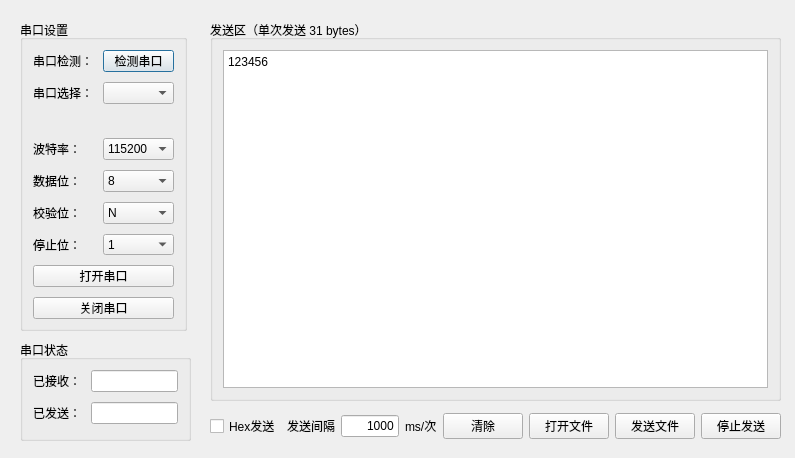
<?xml version="1.0" encoding="UTF-8"?>
<ui version="4.0">
 <class>Form</class>
 <widget class="QWidget" name="Form">
  <property name="geometry">
   <rect>
    <x>0</x>
    <y>0</y>
    <width>795</width>
    <height>458</height>
   </rect>
  </property>
  <property name="windowTitle">
   <string>Form</string>
  </property>
  <widget class="QGroupBox" name="formGroupBox">
   <property name="geometry">
    <rect>
     <x>20</x>
     <y>20</y>
     <width>167</width>
     <height>311</height>
    </rect>
   </property>
   <property name="title">
    <string>串口设置</string>
   </property>
   <layout class="QFormLayout" name="formLayout">
    <property name="horizontalSpacing">
     <number>10</number>
    </property>
    <property name="verticalSpacing">
     <number>10</number>
    </property>
    <property name="leftMargin">
     <number>10</number>
    </property>
    <property name="topMargin">
     <number>10</number>
    </property>
    <property name="rightMargin">
     <number>10</number>
    </property>
    <property name="bottomMargin">
     <number>10</number>
    </property>
    <item row="0" column="0">
     <widget class="QLabel" name="s1__lb_1">
      <property name="text">
       <string>串口检测：</string>
      </property>
     </widget>
    </item>
    <item row="0" column="1">
     <widget class="QPushButton" name="s1__box_1">
      <property name="text">
       <string>检测串口</string>
      </property>
      <property name="autoRepeatInterval">
       <number>100</number>
      </property>
      <property name="default">
       <bool>true</bool>
      </property>
     </widget>
    </item>
    <item row="1" column="0">
     <widget class="QLabel" name="s1__lb_2">
      <property name="text">
       <string>串口选择：</string>
      </property>
     </widget>
    </item>
    <item row="1" column="1">
     <widget class="QComboBox" name="s1__box_2"/>
    </item>
    <item row="3" column="0">
     <widget class="QLabel" name="s1__lb_3">
      <property name="text">
       <string>波特率：</string>
      </property>
     </widget>
    </item>
    <item row="3" column="1">
     <widget class="QComboBox" name="s1__box_3">
      <item>
       <property name="text">
        <string>115200</string>
       </property>
      </item>
      <item>
       <property name="text">
        <string>2400</string>
       </property>
      </item>
      <item>
       <property name="text">
        <string>4800</string>
       </property>
      </item>
      <item>
       <property name="text">
        <string>9600</string>
       </property>
      </item>
      <item>
       <property name="text">
        <string>14400</string>
       </property>
      </item>
      <item>
       <property name="text">
        <string>19200</string>
       </property>
      </item>
      <item>
       <property name="text">
        <string>38400</string>
       </property>
      </item>
      <item>
       <property name="text">
        <string>57600</string>
       </property>
      </item>
      <item>
       <property name="text">
        <string>76800</string>
       </property>
      </item>
      <item>
       <property name="text">
        <string>12800</string>
       </property>
      </item>
      <item>
       <property name="text">
        <string>230400</string>
       </property>
      </item>
      <item>
       <property name="text">
        <string>460800</string>
       </property>
      </item>
     </widget>
    </item>
    <item row="4" column="0">
     <widget class="QLabel" name="s1__lb_4">
      <property name="text">
       <string>数据位：</string>
      </property>
     </widget>
    </item>
    <item row="4" column="1">
     <widget class="QComboBox" name="s1__box_4">
      <item>
       <property name="text">
        <string>8</string>
       </property>
      </item>
      <item>
       <property name="text">
        <string>7</string>
       </property>
      </item>
      <item>
       <property name="text">
        <string>6</string>
       </property>
      </item>
      <item>
       <property name="text">
        <string>5</string>
       </property>
      </item>
     </widget>
    </item>
    <item row="5" column="0">
     <widget class="QLabel" name="s1__lb_5">
      <property name="text">
       <string>校验位：</string>
      </property>
     </widget>
    </item>
    <item row="5" column="1">
     <widget class="QComboBox" name="s1__box_5">
      <item>
       <property name="text">
        <string>N</string>
       </property>
      </item>
     </widget>
    </item>
    <item row="7" column="0" colspan="2">
     <widget class="QPushButton" name="open_button">
      <property name="text">
       <string>打开串口</string>
      </property>
     </widget>
    </item>
    <item row="8" column="0" colspan="2">
     <widget class="QPushButton" name="close_button">
      <property name="text">
       <string>关闭串口</string>
      </property>
     </widget>
    </item>
    <item row="6" column="0">
     <widget class="QLabel" name="s1__lb_6">
      <property name="text">
       <string>停止位：</string>
      </property>
     </widget>
    </item>
    <item row="6" column="1">
     <widget class="QComboBox" name="s1__box_6">
      <item>
       <property name="text">
        <string>1</string>
       </property>
      </item>
     </widget>
    </item>
    <item row="2" column="0" colspan="2">
     <widget class="QLabel" name="state_label">
      <property name="text">
       <string/>
      </property>
      <property name="textFormat">
       <enum>Qt::AutoText</enum>
      </property>
      <property name="scaledContents">
       <bool>true</bool>
      </property>
      <property name="alignment">
       <set>Qt::AlignRight|Qt::AlignTrailing|Qt::AlignVCenter</set>
      </property>
     </widget>
    </item>
   </layout>
  </widget>
  <widget class="QGroupBox" name="verticalGroupBox_2">
   <property name="geometry">
    <rect>
     <x>210</x>
     <y>20</y>
     <width>571</width>
     <height>381</height>
    </rect>
   </property>
   <property name="title">
    <string>发送区（单次发送 31 bytes）</string>
   </property>
   <layout class="QVBoxLayout" name="verticalLayout_2">
    <property name="leftMargin">
     <number>10</number>
    </property>
    <property name="topMargin">
     <number>10</number>
    </property>
    <property name="rightMargin">
     <number>10</number>
    </property>
    <property name="bottomMargin">
     <number>10</number>
    </property>
    <item>
     <widget class="QTextEdit" name="s3__send_text">
      <property name="html">
       <string>&lt;!DOCTYPE HTML PUBLIC &quot;-//W3C//DTD HTML 4.0//EN&quot; &quot;http://www.w3.org/TR/REC-html40/strict.dtd&quot;&gt;
&lt;html&gt;&lt;head&gt;&lt;meta name=&quot;qrichtext&quot; content=&quot;1&quot; /&gt;&lt;style type=&quot;text/css&quot;&gt;
p, li { white-space: pre-wrap; }
&lt;/style&gt;&lt;/head&gt;&lt;body style=&quot; font-family:'SimSun'; font-size:9pt; font-weight:400; font-style:normal;&quot;&gt;
&lt;p style=&quot; margin-top:0px; margin-bottom:0px; margin-left:0px; margin-right:0px; -qt-block-indent:0; text-indent:0px;&quot;&gt;123456&lt;/p&gt;&lt;/body&gt;&lt;/html&gt;</string>
      </property>
     </widget>
    </item>
   </layout>
  </widget>
  <widget class="QGroupBox" name="formGroupBox">
   <property name="geometry">
    <rect>
     <x>20</x>
     <y>340</y>
     <width>171</width>
     <height>101</height>
    </rect>
   </property>
   <property name="title">
    <string>串口状态</string>
   </property>
   <layout class="QFormLayout" name="formLayout_2">
    <property name="horizontalSpacing">
     <number>10</number>
    </property>
    <property name="verticalSpacing">
     <number>10</number>
    </property>
    <property name="leftMargin">
     <number>10</number>
    </property>
    <property name="topMargin">
     <number>10</number>
    </property>
    <property name="rightMargin">
     <number>10</number>
    </property>
    <property name="bottomMargin">
     <number>10</number>
    </property>
    <item row="0" column="0">
     <widget class="QLabel" name="label">
      <property name="text">
       <string>已接收：</string>
      </property>
     </widget>
    </item>
    <item row="1" column="0">
     <widget class="QLabel" name="label_2">
      <property name="text">
       <string>已发送：</string>
      </property>
     </widget>
    </item>
    <item row="0" column="1">
     <widget class="QLineEdit" name="lineEdit"/>
    </item>
    <item row="1" column="1">
     <widget class="QLineEdit" name="lineEdit_2"/>
    </item>
   </layout>
  </widget>
  <widget class="QWidget" name="">
   <property name="geometry">
    <rect>
     <x>210</x>
     <y>410</y>
     <width>571</width>
     <height>32</height>
    </rect>
   </property>
   <layout class="QHBoxLayout" name="horizontalLayout_2">
    <item>
     <layout class="QHBoxLayout" name="horizontalLayout">
      <item>
       <widget class="QCheckBox" name="hex_send">
        <property name="text">
         <string>Hex发送</string>
        </property>
       </widget>
      </item>
      <item>
       <widget class="QLabel" name="dw_2">
        <property name="text">
         <string>发送间隔</string>
        </property>
       </widget>
      </item>
      <item>
       <widget class="QLineEdit" name="lineEdit_3">
        <property name="text">
         <string>1000</string>
        </property>
        <property name="alignment">
         <set>Qt::AlignRight|Qt::AlignTrailing|Qt::AlignVCenter</set>
        </property>
       </widget>
      </item>
      <item>
       <widget class="QLabel" name="dw">
        <property name="text">
         <string>ms/次</string>
        </property>
       </widget>
      </item>
      <item>
       <widget class="QPushButton" name="s3__clear_button">
        <property name="text">
         <string>清除</string>
        </property>
       </widget>
      </item>
      <item>
       <widget class="QPushButton" name="s3__send_button_2">
        <property name="text">
         <string>打开文件</string>
        </property>
       </widget>
      </item>
      <item>
       <widget class="QPushButton" name="s3__send_button">
        <property name="text">
         <string>发送文件</string>
        </property>
       </widget>
      </item>
      <item>
       <widget class="QPushButton" name="s3__send_button_3">
        <property name="text">
         <string>停止发送</string>
        </property>
       </widget>
      </item>
     </layout>
    </item>
   </layout>
  </widget>
  <zorder>verticalGroupBox_2</zorder>
  <zorder>formGroupBox</zorder>
  <zorder>s3__send_button</zorder>
  <zorder>s3__clear_button</zorder>
  <zorder>formGroupBox</zorder>
  <zorder>hex_send</zorder>
  <zorder>s3__send_button_2</zorder>
  <zorder>lineEdit_3</zorder>
  <zorder>dw</zorder>
  <zorder>dw_2</zorder>
  <zorder></zorder>
  <zorder>s3__send_button_3</zorder>
 </widget>
 <resources/>
 <connections/>
</ui>
